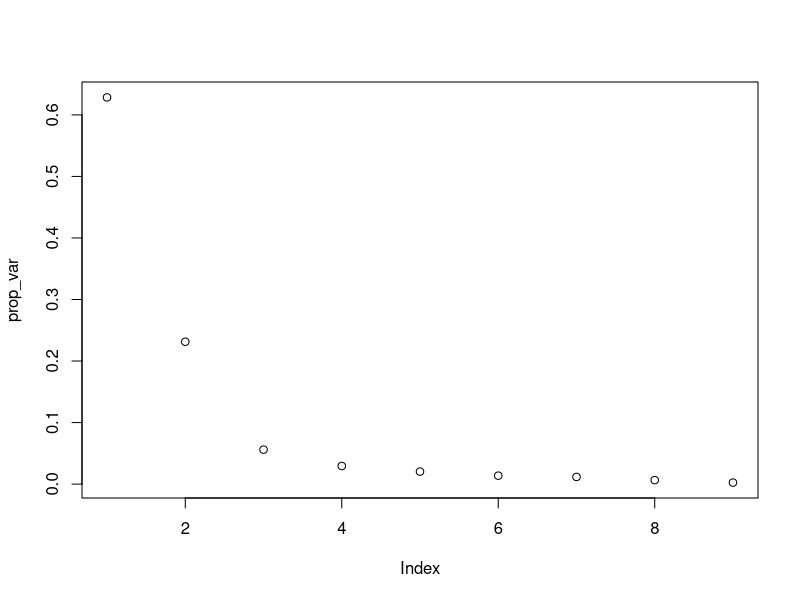

Write the R code that produced this figure.
# DOCUMENTATION -----------------------
' Desc:  PCA implementation in R
  
'

# Dataset ------------------------------
' Need to remove categorical variables vs & am. 
  These are in fact binary variables, but categorical
  nonetheless. 

  Function: prcomp: performs pca. 
'

# Subset Dataset
col.names <- colnames(mtcars)[c(-8, -9)]
n.data <- subset(mtcars, select=c(col.names))

# Scale Data
data.scaled <- scale(n.data)


# Perform Principal Component Analysis ------
pca.cars <- prcomp(data.scaled)
summary(pca.cars)
pr_var = (pca.cars$sdev)^2
prop_var = pr_var / sum(pr_var)
plot(prop_var)

test <- summary(pca.cars)

